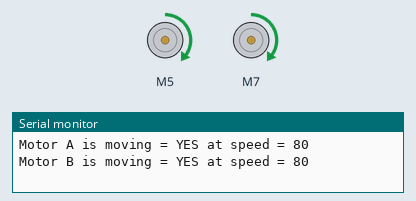
A sketch run on a simulated Arduino Uno, built with avr-gcc and run on an emulated ATmega328P. On the bench: 2 × DC motor (green arrow = forward, orange = backward, longer = faster), the last lines printed to the serial monitor.

Above: at 1.5 s.
At 7.5 s:
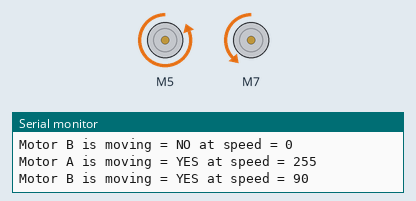
At 10.5 s:
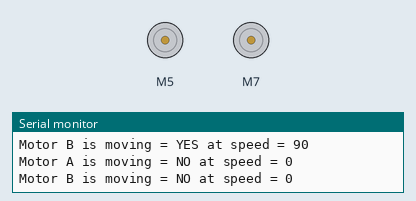
At 13.5 s:
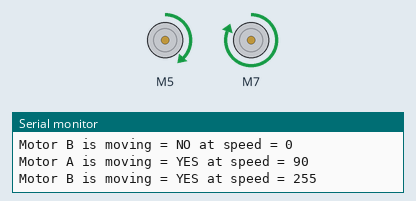
Timing chart, 0 to 15.7 s (numbered marks = the images above):
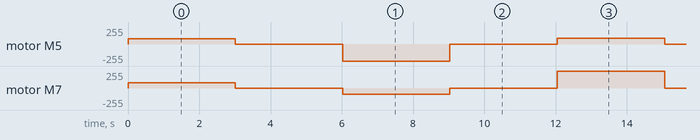

The sketch:

L298NX2-Simple.ino
```cpp
/*
Author  : Andrea Lombardo
Site    : https://www.lombardoandrea.com
Source  : https://github.com/AndreaLombardo/L298N/

Here you can see how to work in a common configuration.

L298NX2 is not a new version of module or IC,
but it stands for a double implementation of L298N library.

With L298NX2 is possible to initialize two motors at once.

Speed range go from 0 to 255, default is 100.
Use setSpeed(speed) to change speed for both motors,
setSpeedA(speed) or setSpeedB(speed) for individual changes.

Sometimes at lower speed motors seems not running.
It's normal, may depends by motor and power supply.

Wiring schema in file "L298NX2 - Schema_with_EN_pin.png"
*/

// Include the (new) library
#include <L298NX2.h>
#include <HCSR04.h>

// Pin definition
const unsigned int EN_A = 3;
const unsigned int IN1_A = 5;
const unsigned int IN2_A = 6;

const unsigned int IN1_B = 7;
const unsigned int IN2_B = 8;
const unsigned int EN_B = 9;

// Initialize both motors
L298NX2 motors(EN_A, IN1_A, IN2_A, EN_B, IN1_B, IN2_B);

void setup()
{
  // Used to display information
  Serial.begin(9600);

  // Wait for Serial Monitor to be opened
  while (!Serial)
  {
    //do nothing
  }

  // Set initial speed for both motors
  motors.setSpeed(80);
}

void loop()
{
  // Tell both motors to go forward (may depend by your wiring)
  motors.forward();

  // Alternative method:
  // motors.run(L298N::FORWARD);

  //print the motor status in the serial monitor
  printSomeInfo();

  delay(3000);

  // Stop
  motors.stop();

  // Alternative method:
  // motors.run(L298N::STOP);

  printSomeInfo();

  delay(3000);

  // Change individual speeds
  motors.setSpeedA(255);
  motors.setSpeedB(90);

  // Tell motor A to go back (may depend by your wiring)
  motors.backwardA();

  // Alternative method:
  // motors.runA(L298N::BACKWARD);

  // Tell motor B to go forward (may depend by your wiring)
  motors.backwardB();

  // Alternative method:
  // motors.runB(L298N::FORWARD);

  printSomeInfo();

  delay(3000);

  // Stop
  motors.stop();

  printSomeInfo();

  // Change individual speeds
  motors.setSpeedA(90);
  motors.setSpeedB(255);

  delay(3000);
}

/*
Print some informations in Serial Monitor
*/
void printSomeInfo()
{
  Serial.print("Motor A is moving = ");
  Serial.print(motors.isMovingA() ? "YES" : "NO");
  Serial.print(" at speed = ");
  Serial.println(motors.getSpeedA());
  Serial.print("Motor B is moving = ");
  Serial.print(motors.isMovingB() ? "YES" : "NO");
  Serial.print(" at speed = ");
  Serial.println(motors.getSpeedB());
}
```

Measured:
- by itself, motor M5: repeats every 12.0 s: stopped 3.0 s, backward 255/255 3.0 s, stopped 3.0 s, forward 90/255 3.0 s
- by itself, motor M7: repeats every 12.0 s: stopped 3.0 s, backward 90/255 3.0 s, stopped 3.0 s, forward 255/255 3.0 s
